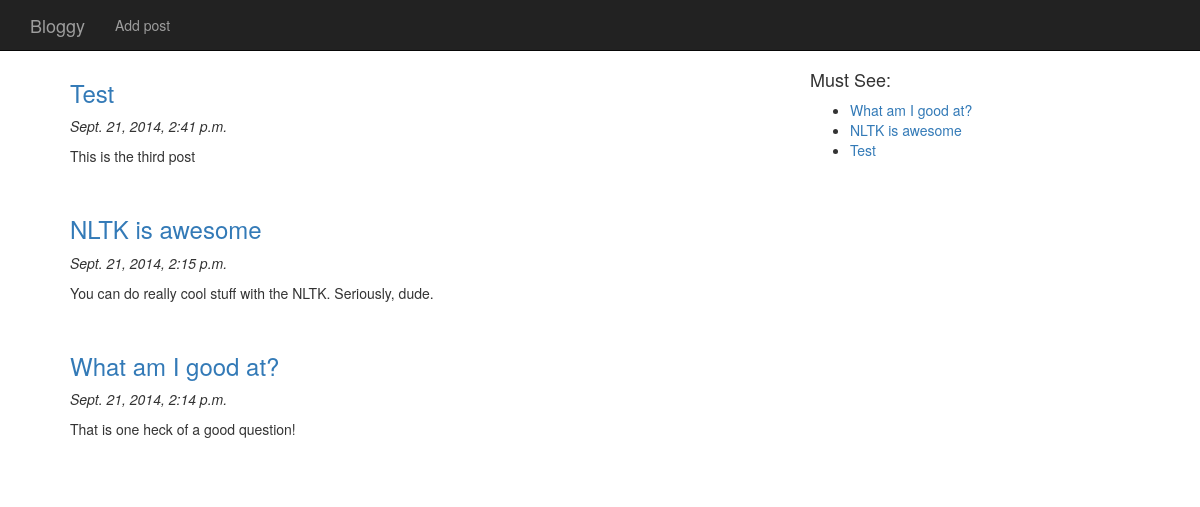
The page /blog/ on the database as committed earlier.
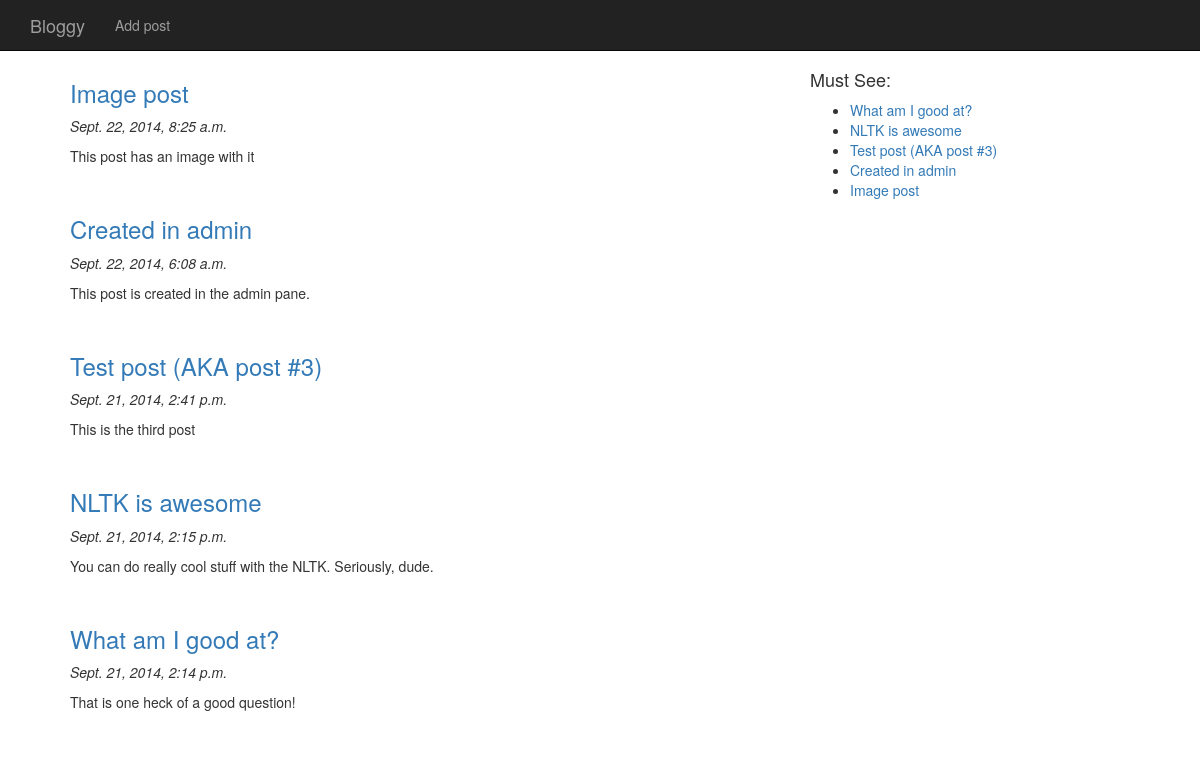
The same page on the database as committed later.
### blog/models.py (models this page shows, shortened)
class Post(models.Model):
    created_at = models.DateTimeField(auto_now_add=True)
    title = models.CharField(max_length=100)
    content = models.TextField()
    tag = models.CharField(max_length=20, blank=True, null=True)
    image = models.ImageField(upload_to='images', blank=True, null=True)
    views = models.IntegerField(default=0)

### blog/views.py (the view)
def index(request):
    latest_posts = Post.objects.all().order_by('-created_at')
    popular_posts = Post.objects.order_by('-views')[:5]
    t = loader.get_template('blog/index.html')
    context_dict = {
        'latest_posts': latest_posts,
        'popular_posts': popular_posts,
        }
    for post in latest_posts:
        post.url = encode_url(post.title)
    for popular_post in popular_posts:
        popular_post.url = encode_url(popular_post.title)
    c = Context(context_dict)
    return HttpResponse(t.render(c))

### blog/views.py (called while the page is built)
def encode_url(url):
    return url.replace(' ', '_')

### templates/blog/index.html
{% extends 'base.html' %}
{% block content %}
    <div class="row">
        <div class="col-md-8">
            {% if latest_posts %}
                <ul>
                    {% for post in latest_posts %}
                        <h3><a href="/blog/{{ post.url }}">{{ post.title }}</a></h3>
                        <p><em>{{ post.created_at }}</em></p>
                        <p>{{ post.content }}</p>
                        <br />
                    {% endfor %}
                </ul>
            {% endif %}
        </div>
        <div class="col-md-4">
            <h4>Must See:</h4>
            <ul>
            {% for popular_post in popular_posts %}
                <li><a href="/blog/{{ popular_post.url }}">{{ popular_post.title }}</a></li>
            {% endfor %}
            </ul>
        </div>
    </div>
{% endblock %}

### templates/base.html (shortened to what this page needs)
<!DOCTYPE html>
<html lang="en">
<head>
    <link href="//netdna.bootstrapcdn.com/bootstrap/3.1.1/css/bootstrap.min.css"
          rel="stylesheet">
</head>
<body>
<div class="navbar navbar-inverse navbar-fixed-top"
     role="navigation">
    <div class="container">
        <div class="navbar-header>"
            <button type="button" class="navbar-toggle" data-toggle="collapse" data-target=".navbar-collapse">
            <a class="navbar-brand" href="/blog">Bloggy</a>
        </div>
        <div class="collapse navbar-collapse">
            <ul class="nav navbar-nav">
                <li><a href="#">Add post</a></li>
            </ul>
        </div>
    </div>
</div>
<div class="container">
    {% block content %}
    {% endblock %}
</div>
</body>
</html>

### templates/base.html (style rules this page uses)
body { padding-top: 60px; }

Rows that differ between the two databases and show on the page:
added Post: title "Image post", created_at "Sept. 22, 2014, 8:25 a.m.", content "This post has an image with it"
added Post: title "Created in admin", created_at "Sept. 22, 2014, 6:08 a.m.", content "This post is created in the admin pane."
changed Post "This is the third post": title "Test" → "Test post (AKA post #3)"
